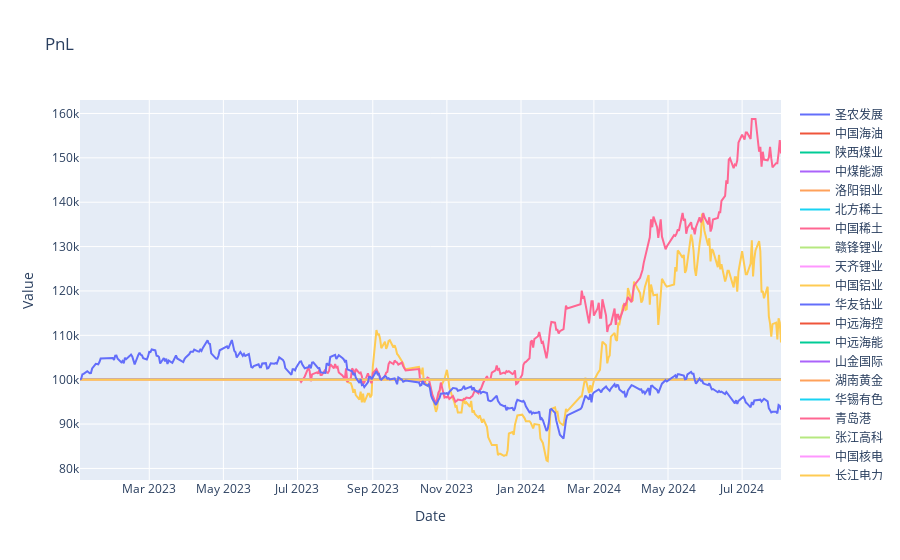

Notebook code for this chart:
### Code cell
import pandas as pd
import yfinance as yf
import numpy as np
import pandas_ta as ta
import matplotlib.pyplot as plt
from matplotlib import rcParams
import plotly.graph_objects as go
from plotly.subplots import make_subplots
# import ace_tools as tools; 

# 配置中文字体
plt.rcParams['font.family'] = 'Heiti TC'

# plt.rcParams['font.family'] = 'Times New Roman'
plt.rcParams['figure.dpi'] = 150
plt.rcParams.update({'font.size': 12})

def read_excel(file_path):
    return pd.read_excel(file_path, sheet_name='Test')

def get_stock_data(stock_symbols, start_date, end_date):
    stock_data = {}
    for symbol in stock_symbols:
        stock_data[symbol] = yf.download(symbol, start=start_date, end=end_date)
    return stock_data

def get_stock_price(stock_symbols, start_date, end_date):
    stock_data = {}
    for symbol in stock_symbols:
        stock_data[symbol] = yf.download(symbol, start=start_date, end=end_date)['Adj Close']
    return pd.DataFrame(stock_data)

# 计算移动平均和标准差
def calculate_moving_average_and_std(stock_data, window):
    stock_data['Moving_Avg'] = stock_data['Adj Close'].rolling(window=window).mean()
    stock_data['Moving_Std'] = stock_data['Adj Close'].rolling(window=window).std()
    return stock_data

# Calculate technical indicators
def calculate_technical_indicators(stock_data):
    # 计算MACD
    macd = ta.macd(stock_data['Adj Close'])
    stock_data['MACD'] = macd['MACD_12_26_9']
    stock_data['MACD_signal'] = macd['MACDs_12_26_9']
    
    # 计算布林带
    bbands = ta.bbands(stock_data['Adj Close'])
    stock_data['BB_upper'] = bbands['BBU_5_2.0']
    stock_data['BB_middle'] = bbands['BBM_5_2.0']
    stock_data['BB_lower'] = bbands['BBL_5_2.0']
    
    return stock_data


# 生成交易信号
def generate_trading_signals(stock_data, window, threshold):
    stock_data = calculate_moving_average_and_std(stock_data, window)
    stock_data['Z_Score'] = (stock_data['Adj Close'] - stock_data['Moving_Avg']) / stock_data['Moving_Std']
    stock_data['Buy_Signal'] = np.where(stock_data['Z_Score'] < -threshold, 1, 0)
    stock_data['Sell_Signal'] = np.where(stock_data['Z_Score'] > threshold, 1, 0)
    return stock_data

from sklearn.ensemble import RandomForestClassifier

def generate_ml_trading_signals(stock_data, window, threshold):
    stock_data = calculate_moving_average_and_std(stock_data, window)
    stock_data['Z_Score'] = (stock_data['Adj Close'] - stock_data['Moving_Avg']) / stock_data['Moving_Std']
    
    # 计算其他技术指标
    stock_data = calculate_technical_indicators(stock_data)
    
    # 准备训练数据
    features = ['Z_Score', 'MACD', 'MACD_signal', 'BB_upper', 'BB_middle', 'BB_lower']
    stock_data.dropna(inplace=True)  # 移除缺失值
    X = stock_data[features]
    y = np.where(stock_data['Z_Score'] > threshold, 1, np.where(stock_data['Z_Score'] < -threshold, -1, 0))
    
    # 训练模型
    model = RandomForestClassifier()
    model.fit(X, y)
    
    # 生成交易信号
    stock_data['Predicted_Signal'] = model.predict(X)
    stock_data['Buy_Signal'] = np.where(stock_data['Predicted_Signal'] == -1, 1, 0)
    stock_data['Sell_Signal'] = np.where(stock_data['Predicted_Signal'] == 1, 1, 0)
    
    return stock_data


# Summarize results
def summarize_results(stock_symbols, stock_names, final_capitals, portfolio_values):
    results = []
    for symbol, name in zip(stock_symbols, stock_names):
        final_value = final_capitals[symbol]
        returns = np.diff(portfolio_values[symbol]) / portfolio_values[symbol][:-1]
        sharpe = np.mean(returns) / np.std(returns) * np.sqrt(252)  # Assuming daily returns, annualize Sharpe ratio
        drawdown = np.min(portfolio_values[symbol] / np.maximum.accumulate(portfolio_values[symbol])) - 1
        results.append([symbol, name, final_value, sharpe, returns.sum(), drawdown])
    
    summary_df = pd.DataFrame(results, columns=['Stock Symbol', 'Stock Name', 'Final Value', 'Sharpe Ratio', 'Total Return', 'Drawdown'])
    summary_df = summary_df.sort_values(by='Sharpe Ratio', ascending=False)
    return summary_df

# Visualize individual PnL and buy/sell points
def plot_individual_pnl_and_signals(stock_data, stock_symbols, stock_names, portfolio_values):
    for symbol, name in zip(stock_symbols, stock_names):
        fig = make_subplots(rows=2, cols=1, shared_xaxes=True, vertical_spacing=0.1)

        # Plot portfolio value
        fig.add_trace(go.Scatter(x=stock_data[symbol].index, y=portfolio_values[symbol], mode='lines', name='Portfolio Value'), row=1, col=1)
        
        # Plot stock price with buy/sell signals
        fig.add_trace(go.Scatter(x=stock_data[symbol].index, y=stock_data[symbol]['Adj Close'], mode='lines', name='Stock Price'), row=2, col=1)
        fig.add_trace(go.Scatter(x=stock_data[symbol][stock_data[symbol]['Buy_Signal'] == 1].index, 
                                 y=stock_data[symbol]['Adj Close'][stock_data[symbol]['Buy_Signal'] == 1], 
                                 mode='markers', marker=dict(symbol='triangle-up', color='green', size=10), name='Buy Signal'), row=2, col=1)
        fig.add_trace(go.Scatter(x=stock_data[symbol][stock_data[symbol]['Sell_Signal'] == 1].index, 
                                 y=stock_data[symbol]['Adj Close'][stock_data[symbol]['Sell_Signal'] == 1], 
                                 mode='markers', marker=dict(symbol='triangle-down', color='red', size=10), name='Sell Signal'), row=2, col=1)
        
        fig.update_layout(title=f'{name} ({symbol})', xaxis_title='Date', yaxis_title='Value')
        fig.show()

def backtest_strategy(stock_data, initial_capital, transaction_cost, rebalance_period):
    capital = initial_capital
    position = 0
    cash = capital
    portfolio_value = []
    buy_price = 0
    days = 0

    for index, row in stock_data.iterrows():
        if days % rebalance_period == 0:
            # If there is a buy signal and no current position
            if row['Buy_Signal'] == 1 and position == 0:
                position = cash / (row['Adj Close'] * (1 + transaction_cost))
                buy_price = row['Adj Close']
                cash = 0
            # If there is a sell signal and we have a position
            elif row['Sell_Signal'] == 1 and position > 0:
                cash = position * (row['Adj Close'] * (1 - transaction_cost))
                position = 0
        # Calculate daily portfolio value
        daily_portfolio_value = cash + position * row['Adj Close']
        portfolio_value.append(daily_portfolio_value)
        days += 1

    # Final portfolio value
    final_value = portfolio_value[-1]
    return final_value, portfolio_value

# 网格搜索参数空间
param_grid = {
    'window': [10, 20, 30, 40],
    'threshold': [1.0, 1.5, 2.0, 2.5],
    'rebalance_period': [1, 3, 5, 7, 10],
}

# 定义评分函数
def score_function(params):
    window = params['window']
    threshold = params['threshold']
    rebalance_period = params['rebalance_period']
    
    total_final_capital = 0
    for symbol in stock_symbols:
        # stock_data[symbol] = generate_trading_signals(stock_data[symbol], window, threshold)
        stock_data[symbol] = generate_ml_trading_signals(stock_data[symbol], window, threshold)
        final_capital, _ = backtest_strategy(stock_data[symbol], initial_capital, transaction_cost, rebalance_period)
        total_final_capital += final_capital
    
    return total_final_capital

def plot_portfolio_values(portfolio_values, stock_symbols, stock_names):
    plt.figure(figsize=(14, 7))
    for symbol, name in zip(stock_symbols, stock_names):
        plt.plot(portfolio_values[symbol], label=name)
    plt.title('Portfolio Value Over Time')
    plt.xlabel('Days')
    plt.ylabel('Portfolio Value')
    plt.legend(loc='upper left', bbox_to_anchor=(1, 1), ncol=1)
    plt.grid(True)
    plt.show()


# 读取Excel文件
df = pd.read_excel('Stocks.xlsx', sheet_name='Watchlist')

# 获取股票代码列表
stock_symbols = df['Stock Symbol'].tolist()
stock_names = df['Stock Name'].tolist()

# 定义时间范围
start_date = '2023-01-01'
end_date = '2024-08-05'

# 获取历史价格数据
stock_data = get_stock_data(stock_symbols, start_date, end_date)

# 设置参数
initial_capital = 100000
window = 10
threshold = 2.5
transaction_cost = 0.005  # 假设交易成本为0.5%
rebalance_period = 7  # 调仓周期为3天

# 获取上证指数数据
SSINDX = yf.download('000001.SS', start=start_date, end=end_date)
# 计算上证指数的PnL
SSINDX['Index_PnL'] = (SSINDX['Adj Close'] / SSINDX['Adj Close'].iloc[0]) * initial_capital

# 回测策略
final_capitals = {}
portfolio_values = {}

for symbol in stock_symbols:
    # 网格搜索
    # best_score = -np.inf
    # best_params = None

    # for window in param_grid['window']:
    #     for threshold in param_grid['threshold']:
    #         for rebalance_period in param_grid['rebalance_period']:
    #             params = {
    #                 'window': window,
    #                 'threshold': threshold,
    #                 'rebalance_period': rebalance_period,
    #             }
    #             score = score_function(params)
    #             if score > best_score:
    #                 best_score = score
    #                 best_params = params
    # print(f"{symbol} Best Parameters:", best_params)
    # window = best_params['window']
    # threshold = best_params['threshold']
    # rebalance_period = best_params['rebalance_period']
    
    stock_data[symbol] = generate_trading_signals(stock_data[symbol], window, threshold)
    # stock_data[symbol] = generate_ml_trading_signals(stock_data[symbol], window, threshold)
    final_capital, portfolio_value = backtest_strategy(stock_data[symbol], initial_capital, transaction_cost, rebalance_period)
    final_capitals[symbol] = final_capital
    portfolio_values[symbol] = portfolio_value

# 可视化回测结果
def plot_portfolio_values(portfolio_values, stock_symbols, stock_names, SSINDX):
    fig = make_subplots(rows=1, cols=1)
    
    
    for symbol, name in zip(stock_symbols, stock_names):
        fig.add_trace(go.Scatter(x=SSINDX.index, y=portfolio_values[symbol], mode='lines', name=name))
    
    # 添加上证指数作为参考值
    fig.add_trace(go.Scatter(x=SSINDX.index, y=SSINDX['Index_PnL'], mode='lines', name='上证指数'))

    fig.update_layout(title='PnL', xaxis_title='Date', yaxis_title='Value')
    fig.show()

plot_portfolio_values(portfolio_values, stock_symbols, stock_names, SSINDX)

# Summarize results
summary_df = summarize_results(stock_symbols, stock_names, final_capitals, portfolio_values)

# Visualize individual PnL and buy/sell points
# plot_individual_pnl_and_signals(stock_data, stock_symbols, stock_names, portfolio_values)

### Figure 1 — Plotly figure (JSON) as saved in the notebook; plotly's stock layout.template omitted (floating-point values rounded to 4 significant figures; data arrays with more than 128 entries replaced by an {"elided": "..."} marker saying what was removed)
{"data": [{"mode": "lines", "name": "圣农发展", "type": "scatter", "x": {"elided": "384 str values"}, "y": {"elided": "384 int values"}}, {"mode": "lines", "name": "中国海油", "type": "scatter", "x": {"elided": "384 str values"}, "y": {"elided": "384 int values"}}, {"mode": "lines", "name": "陕西煤业", "type": "scatter", "x": {"elided": "384 str values"}, "y": {"elided": "384 int values"}}, {"mode": "lines", "name": "中煤能源", "type": "scatter", "x": {"elided": "384 str values"}, "y": {"elided": "384 int values"}}, {"mode": "lines", "name": "洛阳钼业", "type": "scatter", "x": {"elided": "384 str values"}, "y": {"elided": "384 int values"}}, {"mode": "lines", "name": "北方稀土", "type": "scatter", "x": {"elided": "384 str values"}, "y": {"elided": "384 int values"}}, {"mode": "lines", "name": "中国稀土", "type": "scatter", "x": {"elided": "384 str values"}, "y": {"elided": "384 int values"}}, {"mode": "lines", "name": "赣锋锂业", "type": "scatter", "x": {"elided": "384 str values"}, "y": {"elided": "384 int values"}}, {"mode": "lines", "name": "天齐锂业", "type": "scatter", "x": {"elided": "384 str values"}, "y": {"elided": "384 int values"}}, {"mode": "lines", "name": "中国铝业", "type": "scatter", "x": {"elided": "384 str values"}, "y": {"elided": "384 float values"}}, {"mode": "lines", "name": "华友钴业", "type": "scatter", "x": {"elided": "384 str values"}, "y": {"elided": "384 int values"}}, {"mode": "lines", "name": "中远海控", "type": "scatter", "x": {"elided": "384 str values"}, "y": {"elided": "384 int values"}}, {"mode": "lines", "name": "中远海能", "type": "scatter", "x": {"elided": "384 str values"}, "y": {"elided": "384 int values"}}, {"mode": "lines", "name": "山金国际", "type": "scatter", "x": {"elided": "384 str values"}, "y": {"elided": "384 int values"}}, {"mode": "lines", "name": "湖南黄金", "type": "scatter", "x": {"elided": "384 str values"}, "y": {"elided": "384 int values"}}, {"mode": "lines", "name": "华锡有色", "type": "scatter", "x": {"elided": "384 str values"}, "y": {"elided": "384 int values"}}, {"mode": "lines", "name": "青岛港", "type": "scatter", "x": {"elided": "384 str values"}, "y": {"elided": "384 float values"}}, {"mode": "lines", "name": "张江高科", "type": "scatter", "x": {"elided": "384 str values"}, "y": {"elided": "384 int values"}}, {"mode": "lines", "name": "中国核电", "type": "scatter", "x": {"elided": "384 str values"}, "y": {"elided": "384 int values"}}, {"mode": "lines", "name": "长江电力", "type": "scatter", "x": {"elided": "384 str values"}, "y": {"elided": "384 int values"}}, {"mode": "lines", "name": "上证指数", "type": "scatter", "x": {"elided": "384 str values"}, "y": {"elided": "384 float values"}}], "layout": {"title": {"text": "PnL"}, "xaxis": {"anchor": "y", "domain": [0, 1], "title": {"text": "Date"}}, "yaxis": {"anchor": "x", "domain": [0, 1], "title": {"text": "Value"}}}}
